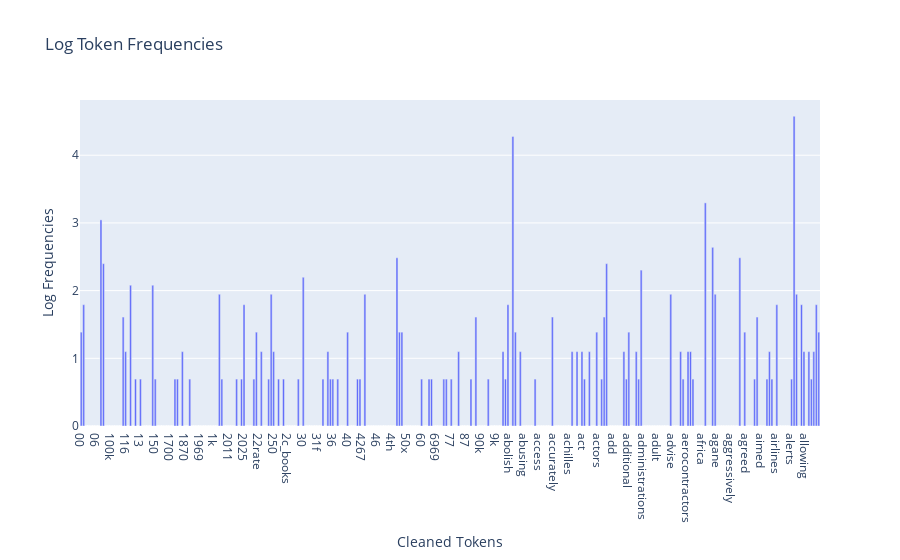
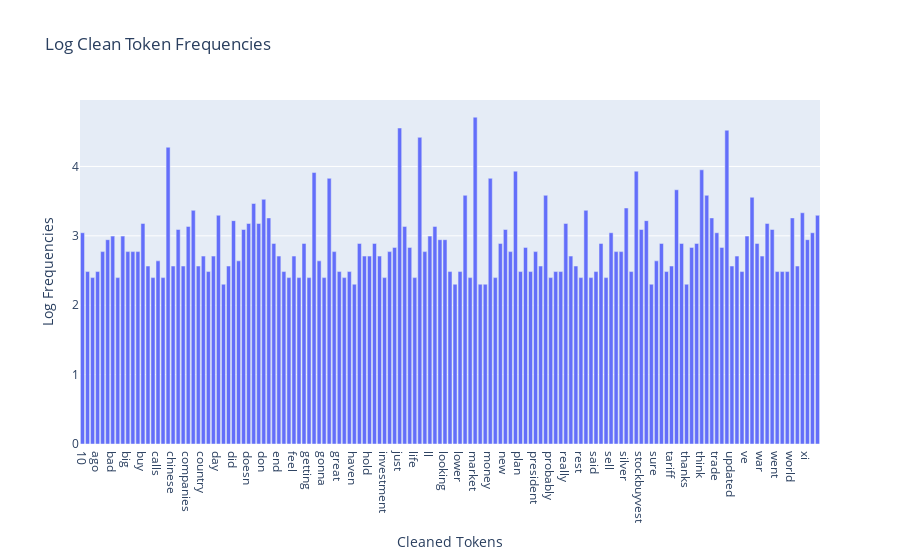
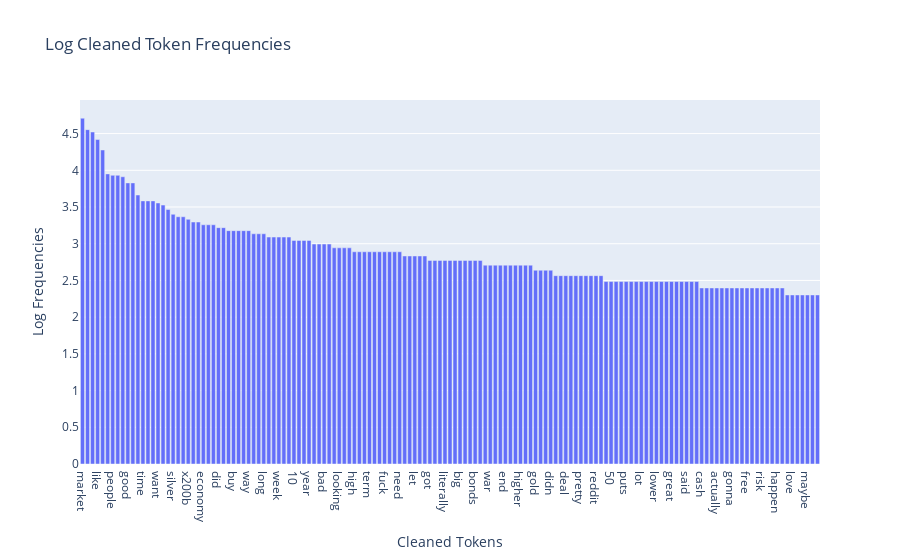

These figures' notebook cell, in order:
### Markdown cell above
##### **Comment**:
From the long tail, words like Market, Just and Like came on top but I think is more important to notice the 3 most relevant words that are actually related to actual macro economics are Trump, China and Tariffs, this three are the real ones I need to soon into

### Code cell
# Log Transformation of data
term_frequencies_log = [math.log(i) for i in new_data_set_term_frequencies]
graph_plot = px.bar(x=count_vect_new_data_set.get_feature_names_out()[:300], 
                y=term_frequencies_log[:300],title="Log Token Frequencies",labels = {"x":"Cleaned Tokens","y":" Log Frequencies"})
graph_plot.show()


# Cleaned log frequencies plot
cleaned_term_frequencies_log = [math.log(i) for i in term_frequencies_clean]
graph_plot = px.bar(x=count_vect_cleaned.get_feature_names_out()[:300], 
                y=cleaned_term_frequencies_log[:300],title="Log Clean Token Frequencies",labels = {"x":"Cleaned Tokens","y":" Log Frequencies"})
graph_plot.show()


# Cleaned log long tail plot
new_data_set_dense_matrix = new_data_set_counts_clean.toarray()
# sum each col which will be used to sort the columns
cols_sum =  new_data_set_dense_matrix.sum(axis=0) 
log_cols_sum = [math.log(i) for i in cols_sum]
log_updated_new_data_set_df = pd.DataFrame(new_data_set_dense_matrix, columns = count_vect_cleaned.get_feature_names_out()
                                  , index = new_data_set_df.index)
# Add a row with the sum of each col
log_updated_new_data_set_df.loc["cols_sum"] = log_cols_sum
#Short the columns based on the sum of each col, so the most frequent tokens will appear first
log_updated_new_data_set_df = log_updated_new_data_set_df.loc[:,(log_updated_new_data_set_df.loc["cols_sum"]).sort_values(ascending=False).index]
#Now using plotly I plot the shorted columns based on the sum of each col, so most frequent ones will appear first
grahph_plot = px.bar(x=log_updated_new_data_set_df.columns, 
            y=log_updated_new_data_set_df.loc["cols_sum"],title="Log Cleaned Token Frequencies",labels = {"x":"Cleaned Tokens","y":"Log Frequencies"})
grahph_plot.show()

### Figure 1 — Plotly figure (JSON) as saved in the notebook; plotly's stock layout.template omitted (floating-point values rounded to 4 significant figures; data arrays with more than 128 entries replaced by an {"elided": "..."} marker saying what was removed)
{"data": [{"hovertemplate": "Cleaned Tokens=%{x}<br> Log Frequencies=%{y}<extra></extra>", "legendgroup": "", "marker": {"color": "#636efa", "pattern": {"shape": ""}}, "name": "", "orientation": "v", "showlegend": false, "textposition": "auto", "type": "bar", "x": {"elided": "300 str values"}, "xaxis": "x", "y": {"elided": "300 float values"}, "yaxis": "y"}], "layout": {"barmode": "relative", "legend": {"tracegroupgap": 0}, "title": {"text": "Log Token Frequencies"}, "xaxis": {"anchor": "y", "domain": [0, 1], "title": {"text": "Cleaned Tokens"}}, "yaxis": {"anchor": "x", "domain": [0, 1], "title": {"text": " Log Frequencies"}}}}

### Figure 2 — Plotly figure (JSON) as saved in the notebook; plotly's stock layout.template omitted (floating-point values rounded to 4 significant figures; data arrays with more than 128 entries replaced by an {"elided": "..."} marker saying what was removed)
{"data": [{"hovertemplate": "Cleaned Tokens=%{x}<br> Log Frequencies=%{y}<extra></extra>", "legendgroup": "", "marker": {"color": "#636efa", "pattern": {"shape": ""}}, "name": "", "orientation": "v", "showlegend": false, "textposition": "auto", "type": "bar", "x": {"elided": "147 str values"}, "xaxis": "x", "y": {"elided": "147 float values"}, "yaxis": "y"}], "layout": {"barmode": "relative", "legend": {"tracegroupgap": 0}, "title": {"text": "Log Clean Token Frequencies"}, "xaxis": {"anchor": "y", "domain": [0, 1], "title": {"text": "Cleaned Tokens"}}, "yaxis": {"anchor": "x", "domain": [0, 1], "title": {"text": " Log Frequencies"}}}}

### Figure 3 — Plotly figure (JSON) as saved in the notebook; plotly's stock layout.template omitted (floating-point values rounded to 4 significant figures; data arrays with more than 128 entries replaced by an {"elided": "..."} marker saying what was removed)
{"data": [{"hovertemplate": "Cleaned Tokens=%{x}<br>Log Frequencies=%{y}<extra></extra>", "legendgroup": "", "marker": {"color": "#636efa", "pattern": {"shape": ""}}, "name": "", "orientation": "v", "showlegend": false, "textposition": "auto", "type": "bar", "x": {"elided": "147 str values"}, "xaxis": "x", "y": {"elided": "147 float values"}, "yaxis": "y"}], "layout": {"barmode": "relative", "legend": {"tracegroupgap": 0}, "title": {"text": "Log Cleaned Token Frequencies"}, "xaxis": {"anchor": "y", "domain": [0, 1], "title": {"text": "Cleaned Tokens"}}, "yaxis": {"anchor": "x", "domain": [0, 1], "title": {"text": "Log Frequencies"}}}}
